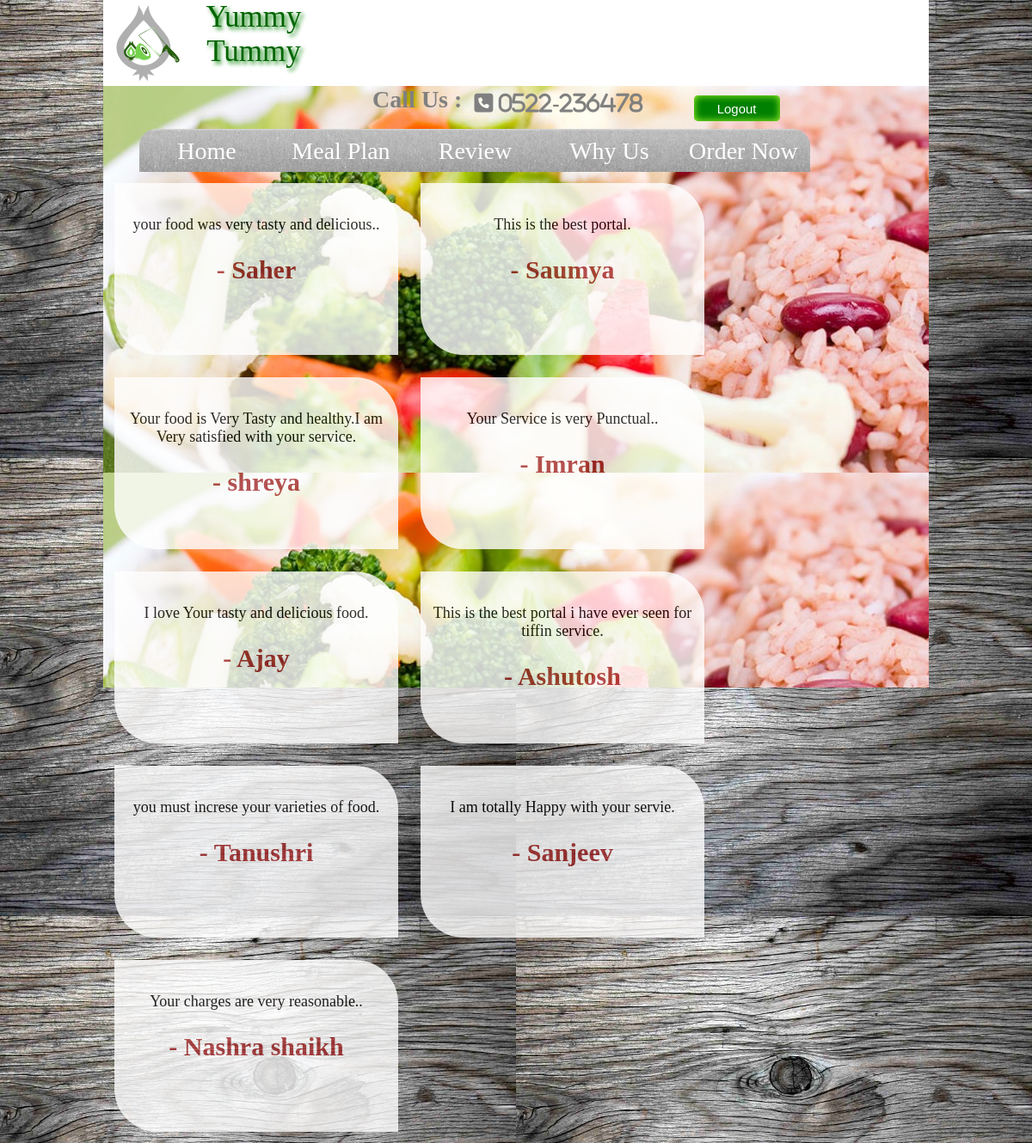
The app's page /userZone/review.php with its own data.
### tables this page shows
CREATE TABLE IF NOT EXISTS `feedback` (
  `Id` int(11) NOT NULL AUTO_INCREMENT,
  `Name` varchar(30) NOT NULL,
  `Email` varchar(50) NOT NULL,
  `ContactNo` varchar(20) NOT NULL,
  `Message` varchar(1000) NOT NULL,
  `date` varchar(20) DEFAULT NULL,
  PRIMARY KEY (`Id`)
);

### userZone/review.php (the view, shortened to what this page needs)
<html>
    <head>
         <link href="../css/index.css" rel="stylesheet"  type="text/css"/>
        <link href="../css/login.css" rel="stylesheet" type="text/css" />
        <link rel="stylesheet" type="text/css" href="../Font-Awesome-master/css/font-awesome.min.css"/>
        <link rel="stylesheet" href="../css/feedbackcss.css" type="text/css"/>
        <link rel="stylesheet" type="text/css" href="../css/review.css">
    </head>
    <body>
        <div id="outer">
            <div id="header">
                <div id="left">
                    <img src="../images/logo.png" height="100px" width="100px" align="center"/>
                </div>
                <div id="center">
                    <p>
                        Yummy Tummy
                    </p>
                </div>
                <div id="right">
                    <div id="up_right">
                        <h2>Call Us :</h2>
                        <i class="fa fa-phone-square" style="color:gray; font-size: 25px; padding: 8px; margin-left: -5%;"> 0522-236478</i>
                       <form method="post" action="../processes/logoutUser.php"><input type="submit" value="Logout" name="logout" style="margin-left: 650px; margin-top: -30px;"/></form>
                    </div>
                    <div id="down_right">
                        <ul>
                           <li onclick="location.href='UserProfile.php'">Home</li>
                            <li onclick="location.href='MealPlan.php'" >Meal Plan</li>
                            <li onclick="location.href='review.php'">Review</li>
                            <li onclick="location.href='WhyUs.php'">Why Us</li>
                            <li onclick="location.href='orderNow.php'">Order Now</li>
                        </ul>
                    </div>
                </div>
            </div>
            <div id="content" style="background-image: url('../images/image9.jpg');">
            <?php include '../processes/connection.php';
            $query="select * from feedback order by id desc limit 9";
            $result=mysqli_query($conn,$query);
            while($rows=mysqli_fetch_array($result))
            {?>
            <div class="review"><p> <?php echo $rows['Message'];?></p> <h2> - <?php echo $rows['Name'];?></h2> </div>
            <?php } ?>
            </div>
        </div>
    </body>
</html>

### assets/css/index.css (style rules this page uses)
body { margin: 0; background: url("../images/background.jpg"); font-family: 'Comfortaa'; font-size: 20px; }
#outer { height: auto; width: 80%; margin: 0px auto; }
#header { height: 100px; width: 100%; background-color: white; }
#left { float: left; height: 100px; width: 100px; }
#center { height: 100px; width: 150px; float: left; }
#center p { Snap ITC; font-size: 35px; padding: 0; margin: 0; color: darkgreen; text-align: center; text-shadow: 3px 3px 5px green; }
#right { float: left; height: 100px; width: 76.3%; }
#up_right { margin-left: 5%; height: 50px; width: 790px; }
#up_right h2 { float: left; Arial Unicode MS; color: gray; width: 150px; font-size: 28px; padding: 0px; margin: 0px; margin-left: 35%; }
#up_right input { background-color: green; height: 30px; color: white; width: 100px; border: 0px; Times New Roman; font-size: 15px; border-radius: 5px; margin-left: 50px; box-shadow: 0px 0px 10px greenyellow inset; }
#down_right { margin-left: 5.8%; height: 50px; width: 780px; border-top-left-radius: 20px; border-top-right-radius: 20px; background-image: url("../images/menu.png"); }
#down_right ul { padding: 0; margin: 0; list-style-type: none; }
#down_right ul li { float: left; color: white; color: white; Buxton Sketch; font-size: 28px; width: 156px; height: 40px; padding-top: 10px; text-align: center; }
#content { height: 600px; width: 100%; background-color: lightgreen; }

### assets/css/review.css (style rules this page uses)
.review { border-radius: 0px 50px 0px 50px; background-color: white; height: auto; min-height: 180px; width: 330px; float: left; //border:1px solid red; margin:13px; text-align: center; opacity: 0.8; padding-top: 20px; }
.review p { Segoe Print; font-size: 18px; }
.review h2 { color: brown; }
#content { height: auto; background-image: url('/images/back.jpg'); height: 700px; }

### records on screen
feedback: Message "your food was very tasty and delicious..", Name "Saher"
feedback: Message "This is the best portal.", Name "Saumya"
feedback: Message "Your food is Very Tasty and healthy.I am Very satisfied with your service.", Name "shreya"
feedback: Message "Your Service is very Punctual..", Name "Imran"
feedback: Message "I love Your tasty and delicious food.", Name "Ajay"
feedback: Message "This is the best portal i have ever seen for tiffin service.", Name "Ashutosh"
feedback: Message "you must increse your varieties of food.", Name "Tanushri"
feedback: Message "I am totally Happy with your servie.", Name "Sanjeev"
feedback: Message "Your charges are very reasonable..", Name "Nashra shaikh"
